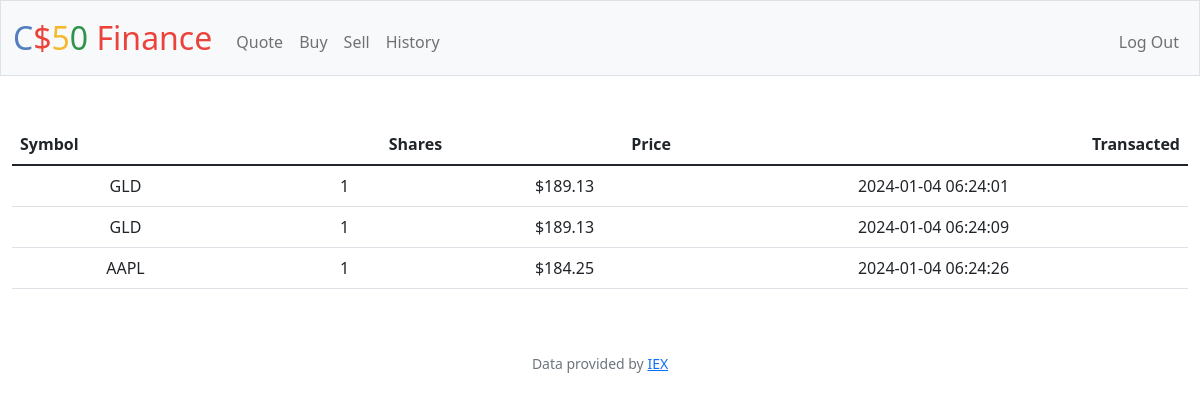
Page /history (signed in) on the committed database.
### tables this page shows
CREATE TABLE transactions (transaction_id INTEGER, user_id INTEGER, stock_id INTEGER, quantity INTEGER NOT NULL, price NUMERIC NOT NULL, datetime NUMERIC NOT NULL DEFAULT CURRENT_TIMESTAMP, PRIMARY KEY(transaction_id),FOREIGN KEY(user_id) REFERENCES users(id), FOREIGN KEY(stock_id) REFERENCES stocks(stock_id));

CREATE TABLE stocks (stock_id INTEGER PRIMARY KEY AUTOINCREMENT NOT NULL, stock_symbol TEXT NOT NULL UNIQUE);

### app.py (the view)
@app.route("/history")
@login_required
def history():
    user_id = int(session["user_id"])
    histories = db.execute(
        "SELECT * FROM transactions JOIN stocks ON transactions.stock_id = stocks.stock_id WHERE user_id = ?",
        user_id,
    )
    return render_template("history.html", histories=histories)

### app.py (called while the page is built)
@app.after_request
def add_hsts_header(response):
    response.headers[
        "Strict-Transport-Security"
    ] = "max-age=31536000; includeSubDomains; preload"
    return response

@app.after_request
def after_request(response):
    response.headers["Cache-Control"] = "no-cache, no-store, must-revalidate"
    response.headers["Expires"] = 0
    response.headers["Pragma"] = "no-cache"
    return response

### helpers.py (called while the page is built)
def login_required(f):
    @wraps(f)
    def decorated_function(*args, **kwargs):
        if session.get("user_id") is None:
            return redirect("/login")
        return f(*args, **kwargs)
    return decorated_function

### templates/history.html (shortened to what this page needs)
{% extends "layout.html" %}
{% block main %}
    <table class = "table">
        <thead>
            <tr>
                <th class="text-start">Symbol</th>
                <th class="text-end">Shares</th>
                <th class="text-end">Price</th>
                <th class="text-end">Transacted</th>
            </tr>
        </thead>
        <tbody>
            {% for history in histories %}
            <tr>
                <td>{{ history["stock_symbol"] }}</td>
                <td>{{ history["quantity"] }}</td>
                <td>{{ history.price}}</td>
                <td>{{ history.datetime }}</td>
            </tr>
            {% endfor %}
        </tbody>
    </table>
{% endblock %}

### rows in the picture
transactions: stock_symbol "GLD", quantity "1", price "$189.13", datetime "2024-01-04 06:24:01"
transactions: stock_symbol "GLD", quantity "1", price "$189.13", datetime "2024-01-04 06:24:09"
transactions: stock_symbol "AAPL", quantity "1", price "$184.25", datetime "2024-01-04 06:24:26"
